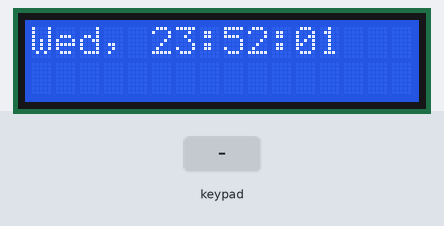
This sketch was run on a simulated ESP32. Shown: 16×2 character LCD. The inputs (shaded band) are chosen by the test bench. The local clock reads 2024-03-15 10:24:30 at power-on unless the sketch sets it; EEPROM starts erased; what the sketch prints to the serial monitor is not drawn.

Above: at 1.2 s.
1.3 s: key '*' pressed
At 4.4 s:
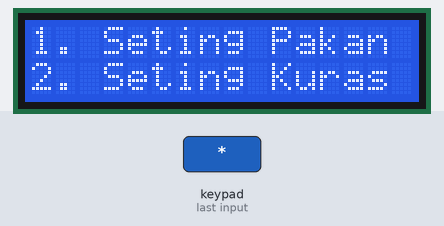
4.7 s: keypad keys 1 3 1 2 1 4 2 7 * pressed 1.388 s apart
At 5.5 s:
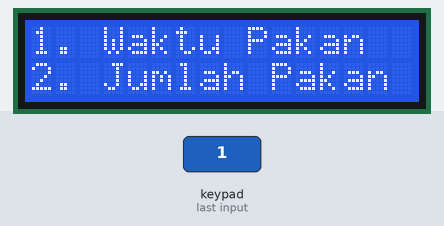
18.6 s: keypad keys 1 3 1 2 1 4 2 7 A pressed 1.388 s apart
At 21.1 s:
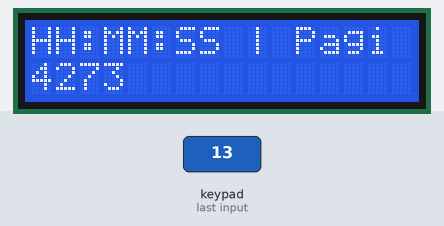
32.5 s: key 'B' pressed
At 33.7 s:
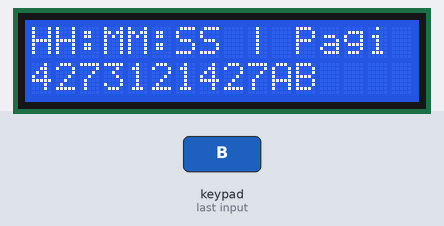
34.0 s: key 'C' pressed
At 35.0 s:
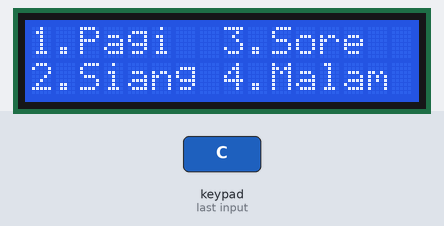
36.0 s: keypad keys 1 3 1 2 1 4 2 7 D pressed 1.388 s apart
At 48.5 s:
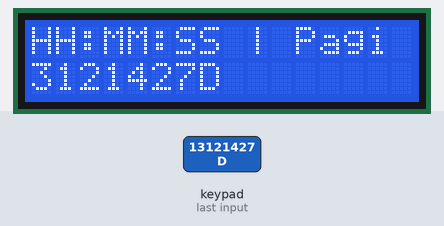
Timing chart, 0 to 50.0 s (numbered marks = the images above; inputs shaded):
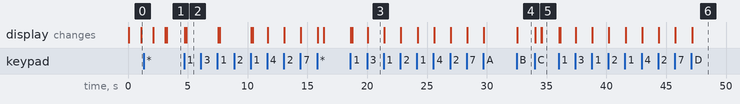

The sketch:

Menu.ino
```cpp
#include <Wire.h>
#include <LiquidCrystal_I2C.h>
#include <Keypad.h>
#include <ESP32Time.h>
#include <EEPROM.h>

#define addrWaktuPakanPagi 0
const byte ROWS = 4;
const byte COLS = 4;

char hexaKeys[ROWS][COLS] = {
  {'1', '2', '3', 'A'},
  {'4', '5', '6', 'B'},
  {'7', '8', '9', 'C'},
  {'*', '0', '#', 'D'}
};

byte rowPins[ROWS] = {13, 12, 14, 27};
byte colPins[COLS] = {26, 25, 33, 32};
char key;
int menu = 0, jumlahPakanPagi, jumlahPakanSiang, jumlahPakanSore, levelKurasHarian, levelKurasMingguan;
String waktuPakanPagi, waktuPakanSiang, waktuPakanSore, waktuKurasHarian, waktuKurasMingguan;

Keypad customKeypad = Keypad(makeKeymap(hexaKeys), rowPins, colPins, ROWS, COLS);
ESP32Time rtc(3600);

LiquidCrystal_I2C lcd(0x27, 16, 2);

void setup() {
  Serial.begin(9600);
  lcd.backlight();
  lcd.begin();
  rtc.setTime(0, 52, 22, 9, 8, 2023);
}

void loop() {
  key = customKeypad.getKey();
  Serial.println(key);

  switch (menu) {
    case 0:
      lcd.setCursor(0, 0);
      lcd.print(rtc.getTime("%a, %H:%M:%S"));
      delay(1000);

      if (key == '*') {
        lcd.clear();
        menu = 1;
        delay(100);
      }
      if(key == 'A'){
        lcd.clear();
        menu = 100;
        delay(100);
      }
      break;

    case 1:
      opsiSetting();
      break;

    case 2:
      settingPakan();
      break;

    case 3:
      settingKuras();
      break;

    case 4:
      settingWaktuPakan();
      break;

    case 5:
      settingJumlahPakan();
      break;

    case 6:
      settingWaktuPakanPagi();
      break;
  }
}

void opsiSetting() {
  lcd.setCursor(0, 0);
  lcd.print("1. Seting Pakan");
  lcd.setCursor(0, 1);
  lcd.print("2. Seting Kuras");

  if (key == '1') {
    lcd.clear();
    menu = 2;
    delay(100);
  }
  if (key == '2') {
    lcd.clear();
    menu = 3;
    delay(100);
  }
  if (key == '#') {
    lcd.clear();
    menu = 0;
    delay(100);
  }
}

void settingPakan() {
  lcd.setCursor(0, 0);
  lcd.print("1. Waktu Pakan");
  lcd.setCursor(0, 1);
  lcd.print("2. Jumlah Pakan");

  if (key == '1') {
    lcd.clear();
    menu = 4;
    delay(100);
  }
  if (key == '2') {
    lcd.clear();
    menu = 5;
    delay(100);
  }
  if (key == '#') {
    lcd.clear();
    menu = 1;
    delay(100);
  }
}

void settingKuras() {
  lcd.setCursor(0, 0);
  lcd.print("1. Waktu Kuras");
  lcd.setCursor(0, 1);
  lcd.print("2. Jumlah Kuras");

  if (key == '1') {
    lcd.clear();
    menu = 6;
    delay(100);
  }
  if (key == '2') {
    lcd.clear();
    menu = 7;
    delay(100);
  }
  if (key == '#') {
    lcd.clear();
    menu = 1;
    delay(100);
  }
}

void settingWaktuPakan() {
  lcd.setCursor(0, 0);
  lcd.print("1.Pagi");
  lcd.setCursor(8, 0);
  lcd.print("3.Sore");
  lcd.setCursor(0, 1);
  lcd.print("2.Siang");
  lcd.setCursor(8, 1);
  lcd.print("4.Malam");

  if (key == '1') {
    lcd.clear();
    menu = 6;
    delay(100);
  }
  if (key == '#') {
    lcd.clear();
    menu = 2;
    delay(100);
  }
}

void settingJumlahPakan() {
  lcd.setCursor(0, 0);
  lcd.print("1.Pagi");
  lcd.setCursor(8, 0);
  lcd.print("3.Sore");
  lcd.setCursor(0, 1);
  lcd.print("2.Siang");
  lcd.setCursor(8, 1);
  lcd.print("4.Malam");
}

void settingWaktuPakanPagi() {
  lcd.setCursor(0, 0);
  lcd.print("HH:MM:SS | Pagi");
  lcd.setCursor(0, 1);
  lcd.print(waktuPakanPagi);

  if (key != '*' && key != '#' && key != 'C' && key) {
    lcd.setCursor(0, 1);
    waktuPakanPagi += key;
  }

  if (key == '#') {
    waktuPakanPagi += ':';
  }

  if (key == '*') {
    eepromPut(addrWaktuPakanPagi, waktuPakanPagi, 4);
  }

  if (key == 'C') {
    waktuPakanPagi = "";
    eepromClear(addrWaktuPakanPagi, waktuPakanPagi, 4);
  }
}

void eepromPut(int addr, String data, int menuTujuan) {
  lcd.clear();
  lcd.print("saving time..");
  EEPROM.writeString(addr, data);
  delay(500);
  Serial.println(EEPROM.read(addr));
  lcd.clear();
  menu = menuTujuan;
}

void eepromClear(int addr, String data, int menuTujuan) {
  lcd.clear();
  lcd.print("clear..");
  EEPROM.put(addr, data);
  delay(500);
  lcd.clear();
  menu = menuTujuan;
}
```

Measured:
- after the input at 1.3 s, the display: first differs from a run without the input after 1.8 s (image 1 shows a later state)
- after the input at 4.7 s, the display: first changes at once (image 2 shows a later state)
- after the input at 18.6 s, the display: first changes at once (image 3 shows a later state)
- after the input at 32.5 s, the display: changes after 0.06 s (image 4)
- after the input at 34.0 s, the display: first changes after 0.06 s (image 5 shows a later state)
- after the input at 36.0 s, the display: first changes at once (image 6 shows a later state)
